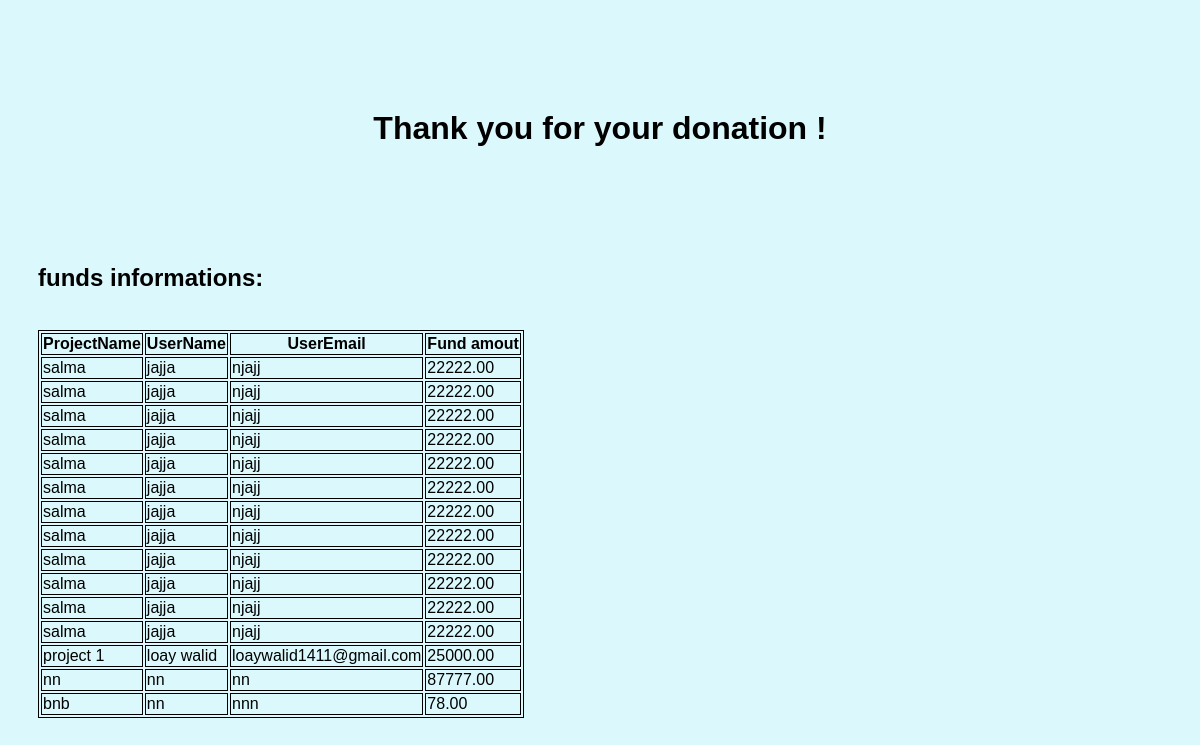
Screenshot of /entrypage/confirmationpage (signed in) with the database file from the repository.
### fund/models.py (models this page shows, shortened)
class fund(models.Model):
    projectname = models.CharField(max_length=50 , verbose_name="project name")
    username = models.CharField(max_length=50 , verbose_name="user name")
    useremail = models.CharField(max_length=50 , verbose_name="user email")
    fundamount = models.DecimalField(max_digits=9 , decimal_places=2 ,null=True )
    class Meta:
        verbose_name= "fund information"

### fund/views.py (the view)
# urls.py: path('entrypage/confirmationpage' , views.confirmationpage , name="confirmationpage"),
@login_required(login_url='authentication:login')
def confirmationpage(request):
    return render (request , 'fund/confirmationpage.html', {"fund":fund.objects.all().order_by('username')})

### templates/fund/confirmationpage.html (shortened to what this page needs)
<h1><center> Thank you for your donation ! </center><h1>
  <br>
  <br>
<h2> funds informations: </h2>
<br>
<table>
    <tr>
      <th>ProjectName</th>
      <th>UserName</th>
      <th>UserEmail</th>
      <th>Fund amout</th>
    </tr>
    {% for ele in fund %}
    <tr>
      <td>{{ele.projectname}}</td>
      <td>{{ele.username}}</td>
      <td>{{ele.useremail}}</td>
      <td>{{ele.fundamount}}</td>
    </tr>
    {% endfor %}
  </table>

### templates/fund/confirmationpage.html (style rules this page uses)
table, tr, td, th { border: 1px solid ; }

### rows the page displays
fund: projectname "salma", username "jajja", useremail "njajj", fundamount "22222.00"
fund: projectname "salma", username "jajja", useremail "njajj", fundamount "22222.00"
fund: projectname "salma", username "jajja", useremail "njajj", fundamount "22222.00"
fund: projectname "salma", username "jajja", useremail "njajj", fundamount "22222.00"
fund: projectname "salma", username "jajja", useremail "njajj", fundamount "22222.00"
fund: projectname "salma", username "jajja", useremail "njajj", fundamount "22222.00"
fund: projectname "salma", username "jajja", useremail "njajj", fundamount "22222.00"
fund: projectname "salma", username "jajja", useremail "njajj", fundamount "22222.00"
fund: projectname "salma", username "jajja", useremail "njajj", fundamount "22222.00"
fund: projectname "salma", username "jajja", useremail "njajj", fundamount "22222.00"
fund: projectname "salma", username "jajja", useremail "njajj", fundamount "22222.00"
fund: projectname "salma", username "jajja", useremail "njajj", fundamount "22222.00"
fund: projectname "project 1", username "loay walid", useremail "loaywalid1411@gmail.com", fundamount "25000.00"
fund: projectname "nn", username "nn", useremail "nn", fundamount "87777.00"
fund: projectname "bnb", username "nn", useremail "nnn", fundamount "78.00"
